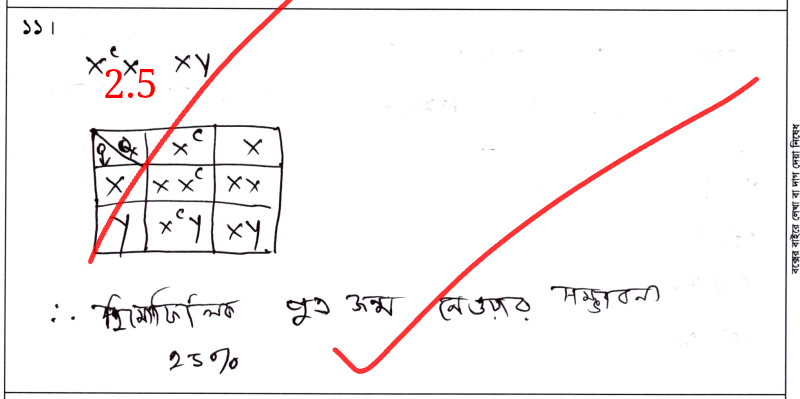
#> input picture data/july_2026_udvash/other/101454295537.jpg, 800 x 399 px
$ python -i image.py   (imports and definitions only)
#> lines starting #> are read from the running program, lines starting #| are printed output that depends on the picture
### src/utils/hashing.py
"""
Image hashing utility for duplicate detection, dataset integrity, and leakage prevention.
"""

import hashlib
from typing import Union
from pathlib import Path
from PIL import Image
import io


# [7 lines left out: function compute_file_hash, not called in this run]


def compute_image_hash(image: Image.Image) -> str:
    """Compute SHA-256 hash of PIL Image pixel bytes to detect duplicates."""
    hasher = hashlib.sha256()
    # Normalize image to RGB bytes for consistent hashing regardless of format
    rgb_img = image.convert("RGB")
    hasher.update(rgb_img.tobytes())
    return hasher.hexdigest()

### src/preprocessing/image.py
"""
Safe Image Preprocessing for Handwritten Examination Scripts.
Ensures image format compatibility while strictly preserving handwriting strokes.
"""

from typing import Optional, Tuple
from pathlib import Path
from PIL import Image, ImageOps
import numpy as np
import unicodedata
import re

from src.utils.hashing import compute_image_hash, compute_file_hash


class ImagePreprocessor:
    """
    Modular preprocessor for handwritten answer script images.
    Preserves original resolution and stroke morphology unless explicitly configured.
    """

    def __init__(
        self,
        enabled: bool = True,
        resize: bool = True,
        max_image_side: int = 2048,
        min_image_side: int = 600,
        deskew: bool = False,
        denoise: bool = False,
        contrast_normalization: bool = False,
        convert_to_rgb: bool = True
    ):
        self.enabled = enabled
        self.resize = resize
        self.max_image_side = max_image_side
        self.min_image_side = min_image_side
        self.deskew = deskew
        self.denoise = denoise
        self.contrast_normalization = contrast_normalization
        self.convert_to_rgb = convert_to_rgb

    def load_and_preprocess(self, image_path: str) -> Tuple[Image.Image, Image.Image, str]:
        """
        Load an image file, maintain the untouched original image,
        and optionally return a preprocessed copy alongside its stable SHA-256 hash.

        Returns:
            (original_image, processed_image, image_hash)
        """
        path = Path(image_path)
        if not path.exists():
            raise FileNotFoundError(f"Image not found at: {image_path}")

        # Check if PDF
        if path.suffix.lower() == ".pdf":
            try:
                import fitz
                doc = fitz.open(str(path))
                page = doc[0]  # First page
                pix = page.get_pixmap(dpi=300)
                original_img = Image.frombytes("RGB", [pix.width, pix.height], pix.samples)
                doc.close()
            except ImportError:
                raise ImportError("PyMuPDF (fitz) is required to render PDF inputs.")
        else:
            original_img = Image.open(str(path))
#> original_img is the input picture: PIL image 800x399 RGB; mean R, G, B 247.3, 244, 244.3

        image_hash = compute_image_hash(original_img)

        if not self.enabled:
            processed_img = original_img.convert("RGB") if self.convert_to_rgb else original_img
            return original_img, processed_img, image_hash

        processed_img = original_img.copy()

        # 1. RGB conversion
        if self.convert_to_rgb and processed_img.mode != "RGB":
            processed_img = processed_img.convert("RGB")

        # 2. Orientation fix based on EXIF tag
        try:
            processed_img = ImageOps.exif_transpose(processed_img)
        except Exception:
            pass

        # 3. Geometry-preserving resize
        if self.resize:
            w, h = processed_img.size
#> w = 800; h = 399
            max_side = max(w, h)
#> max_side = 800
            min_side = min(w, h)
#> min_side = 399

            if max_side > self.max_image_side:
                scale = self.max_image_side / float(max_side)
                new_w = max(1, int(w * scale))
                new_h = max(1, int(h * scale))
                processed_img = processed_img.resize((new_w, new_h), Image.Resampling.LANCZOS)
            elif min_side < self.min_image_side and max_side < self.max_image_side:
                scale = self.min_image_side / float(min_side)
#> scale = 1.5
                new_w = max(1, int(w * scale))
#> new_w = 1203
                new_h = max(1, int(h * scale))
#> new_h = 600
                processed_img = processed_img.resize((new_w, new_h), Image.Resampling.BILINEAR)
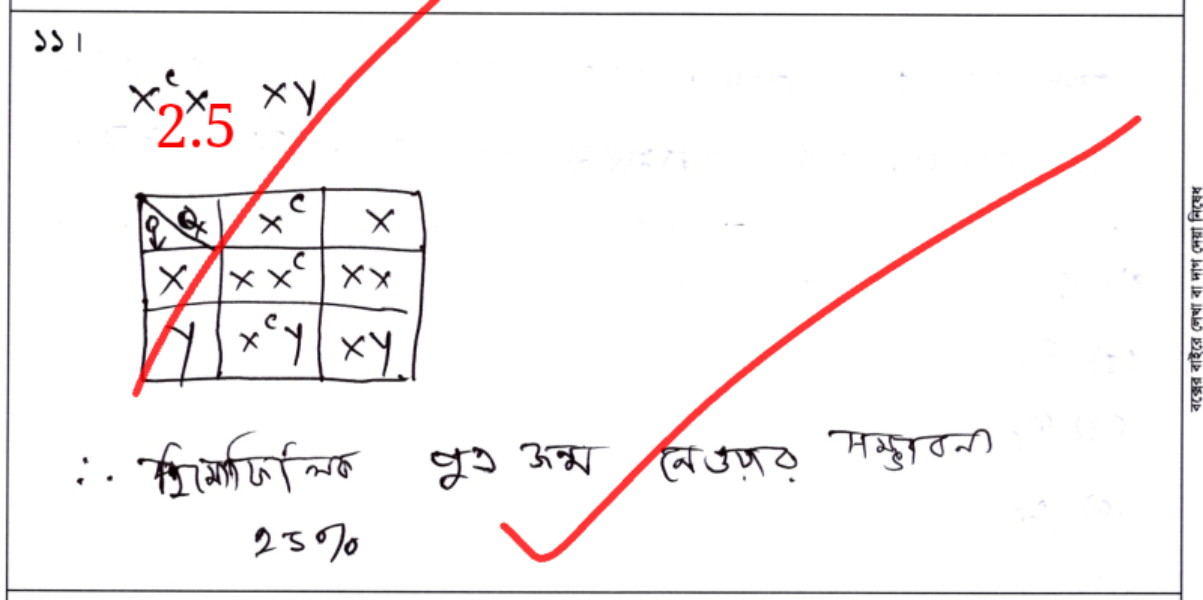
#> processed_img: PIL image 1203x600 RGB; mean R, G, B 247.3, 244, 244.3

        # 4. Optional contrast normalization
        if self.contrast_normalization:
            processed_img = ImageOps.autocontrast(processed_img, cutoff=1)

        return original_img, processed_img, image_hash


def safe_normalize_text(text: str) -> str:
    """
    Perform ONLY safe, non-destructive normalization:
    - Unicode NFC normalization
    - Standardize carriage returns to standard newlines
    - Strip leading/trailing whitespace
    - Condense multiple spaces into single spaces on the same line
    - Strictly does NOT alter spelling, grammar, punctuation, or words.
    """
    if not text:
        return ""

    # Unicode NFC normalization
    norm = unicodedata.normalize("NFC", text)

    # Standardize line endings
    norm = norm.replace("\r\n", "\n").replace("\r", "\n")

    # Clean horizontal whitespace per line while preserving line breaks
    lines = norm.split("\n")
    cleaned_lines = [re.sub(r"[ \t]+", " ", line).strip() for line in lines]

    # Join lines and strip external whitespace
    result = "\n".join(cleaned_lines).strip()
    return result

>>> result = ImagePreprocessor().load_and_preprocess('../../data/july_2026_udvash/other/101454295537.jpg')

$ run again, on data/july_2026_udvash/other/102841395180.jpg
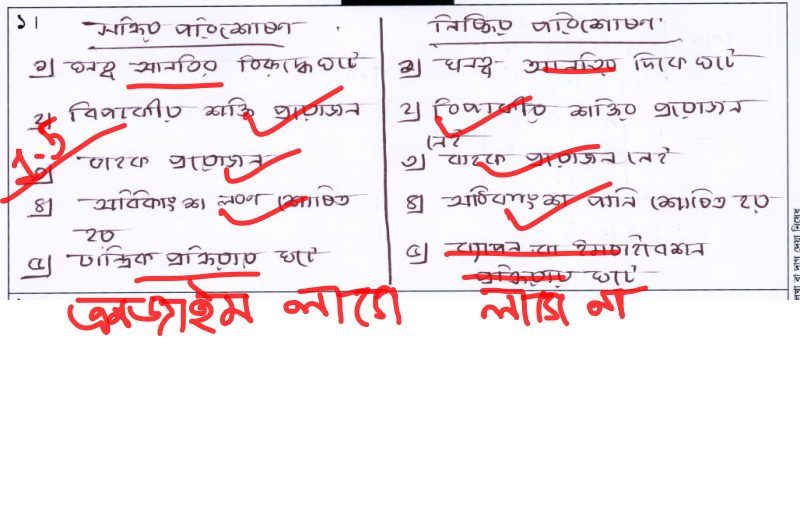
#> input picture data/july_2026_udvash/other/102841395180.jpg, 800 x 520 px
#> in load_and_preprocess, original_img is the input picture: PIL image 800x520 RGB; mean R, G, B 244.7, 235.4, 239.1
#> in load_and_preprocess, `processed_img = processed_img.resize((new_w, new_h), Image.Resampling...`:
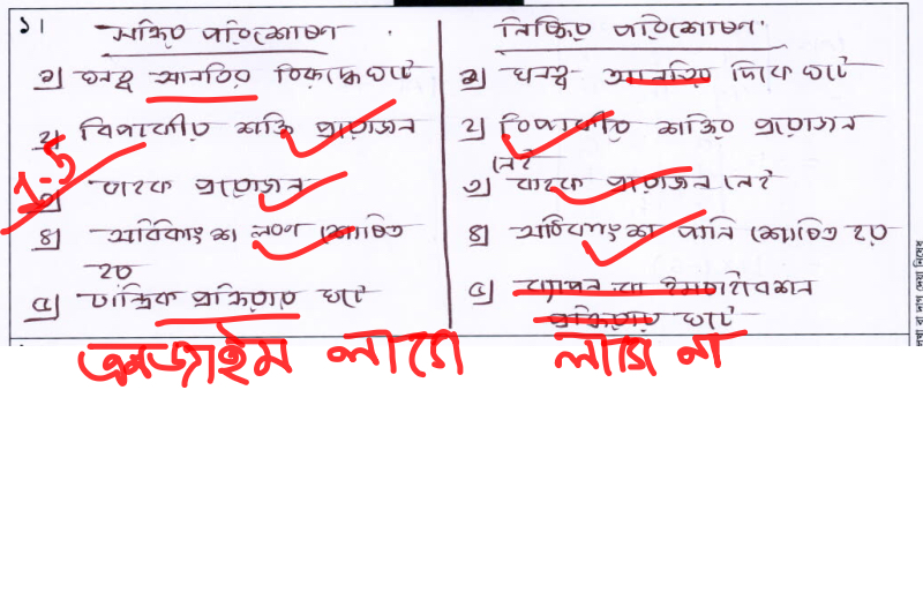
#> processed_img: PIL image 923x600 RGB; mean R, G, B 244.7, 235.4, 239.1
